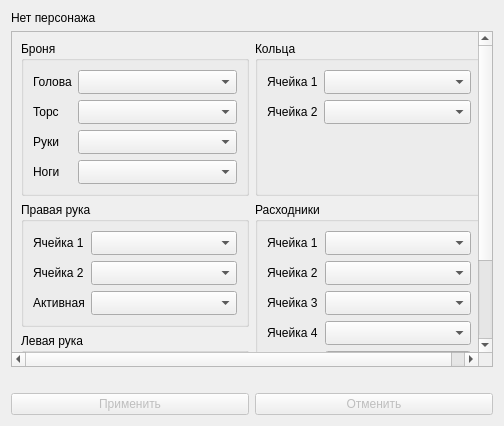
<?xml version="1.0" encoding="UTF-8"?>
<ui version="4.0">
 <class>Tab_Equipment</class>
 <widget class="QWidget" name="Tab_Equipment">
  <layout class="QVBoxLayout" name="verticalLayout">
   <item>
    <widget class="QLabel" name="characterLabel">
     <property name="text">
      <string>Нет персонажа</string>
     </property>
     <property name="wordWrap">
      <bool>true</bool>
     </property>
    </widget>
   </item>
   <item>
    <widget class="QScrollArea" name="equipmentScroll">
     <property name="widgetResizable">
      <bool>true</bool>
     </property>
     <widget class="QWidget" name="equipmentContent">
      <layout class="QGridLayout" name="equipmentGrid">
       <item row="0" column="0">
        <widget class="QGroupBox" name="armorGroup">
         <property name="title">
          <string>Броня</string>
         </property>
         <layout class="QFormLayout" name="armorGroupForm">
          <property name="fieldGrowthPolicy">
           <enum>QFormLayout::AllNonFixedFieldsGrow</enum>
          </property>
          <item row="0" column="0">
           <widget class="QLabel" name="slotHelmLabel">
            <property name="text">
             <string>Голова</string>
            </property>
           </widget>
          </item>
          <item row="0" column="1">
           <widget class="QComboBox" name="slotHelm">
            <property name="sizeAdjustPolicy">
             <enum>QComboBox::AdjustToMinimumContentsLengthWithIcon</enum>
            </property>
            <property name="minimumContentsLength">
             <number>12</number>
            </property>
            <property name="maxVisibleItems">
             <number>14</number>
            </property>
           </widget>
          </item>
          <item row="1" column="0">
           <widget class="QLabel" name="slotTorsoLabel">
            <property name="text">
             <string>Торс</string>
            </property>
           </widget>
          </item>
          <item row="1" column="1">
           <widget class="QComboBox" name="slotTorso">
            <property name="sizeAdjustPolicy">
             <enum>QComboBox::AdjustToMinimumContentsLengthWithIcon</enum>
            </property>
            <property name="minimumContentsLength">
             <number>12</number>
            </property>
            <property name="maxVisibleItems">
             <number>14</number>
            </property>
           </widget>
          </item>
          <item row="2" column="0">
           <widget class="QLabel" name="slotArmsLabel">
            <property name="text">
             <string>Руки</string>
            </property>
           </widget>
          </item>
          <item row="2" column="1">
           <widget class="QComboBox" name="slotArms">
            <property name="sizeAdjustPolicy">
             <enum>QComboBox::AdjustToMinimumContentsLengthWithIcon</enum>
            </property>
            <property name="minimumContentsLength">
             <number>12</number>
            </property>
            <property name="maxVisibleItems">
             <number>14</number>
            </property>
           </widget>
          </item>
          <item row="3" column="0">
           <widget class="QLabel" name="slotLegsLabel">
            <property name="text">
             <string>Ноги</string>
            </property>
           </widget>
          </item>
          <item row="3" column="1">
           <widget class="QComboBox" name="slotLegs">
            <property name="sizeAdjustPolicy">
             <enum>QComboBox::AdjustToMinimumContentsLengthWithIcon</enum>
            </property>
            <property name="minimumContentsLength">
             <number>12</number>
            </property>
            <property name="maxVisibleItems">
             <number>14</number>
            </property>
           </widget>
          </item>
         </layout>
        </widget>
       </item>
       <item row="0" column="1">
        <widget class="QGroupBox" name="ringGroup">
         <property name="title">
          <string>Кольца</string>
         </property>
         <layout class="QFormLayout" name="ringGroupForm">
          <property name="fieldGrowthPolicy">
           <enum>QFormLayout::AllNonFixedFieldsGrow</enum>
          </property>
          <item row="0" column="0">
           <widget class="QLabel" name="slotRing1Label">
            <property name="text">
             <string>Ячейка 1</string>
            </property>
           </widget>
          </item>
          <item row="0" column="1">
           <widget class="QComboBox" name="slotRing1">
            <property name="sizeAdjustPolicy">
             <enum>QComboBox::AdjustToMinimumContentsLengthWithIcon</enum>
            </property>
            <property name="minimumContentsLength">
             <number>12</number>
            </property>
            <property name="maxVisibleItems">
             <number>14</number>
            </property>
           </widget>
          </item>
          <item row="1" column="0">
           <widget class="QLabel" name="slotRing2Label">
            <property name="text">
             <string>Ячейка 2</string>
            </property>
           </widget>
          </item>
          <item row="1" column="1">
           <widget class="QComboBox" name="slotRing2">
            <property name="sizeAdjustPolicy">
             <enum>QComboBox::AdjustToMinimumContentsLengthWithIcon</enum>
            </property>
            <property name="minimumContentsLength">
             <number>12</number>
            </property>
            <property name="maxVisibleItems">
             <number>14</number>
            </property>
           </widget>
          </item>
         </layout>
        </widget>
       </item>
       <item row="1" column="0">
        <widget class="QGroupBox" name="rightGroup">
         <property name="title">
          <string>Правая рука</string>
         </property>
         <layout class="QFormLayout" name="rightGroupForm">
          <property name="fieldGrowthPolicy">
           <enum>QFormLayout::AllNonFixedFieldsGrow</enum>
          </property>
          <item row="0" column="0">
           <widget class="QLabel" name="slotRight1Label">
            <property name="text">
             <string>Ячейка 1</string>
            </property>
           </widget>
          </item>
          <item row="0" column="1">
           <widget class="QComboBox" name="slotRight1">
            <property name="sizeAdjustPolicy">
             <enum>QComboBox::AdjustToMinimumContentsLengthWithIcon</enum>
            </property>
            <property name="minimumContentsLength">
             <number>12</number>
            </property>
            <property name="maxVisibleItems">
             <number>14</number>
            </property>
           </widget>
          </item>
          <item row="1" column="0">
           <widget class="QLabel" name="slotRight2Label">
            <property name="text">
             <string>Ячейка 2</string>
            </property>
           </widget>
          </item>
          <item row="1" column="1">
           <widget class="QComboBox" name="slotRight2">
            <property name="sizeAdjustPolicy">
             <enum>QComboBox::AdjustToMinimumContentsLengthWithIcon</enum>
            </property>
            <property name="minimumContentsLength">
             <number>12</number>
            </property>
            <property name="maxVisibleItems">
             <number>14</number>
            </property>
           </widget>
          </item>
          <item row="2" column="0">
           <widget class="QLabel" name="activeRightLabel">
            <property name="text">
             <string>Активная</string>
            </property>
           </widget>
          </item>
          <item row="2" column="1">
           <widget class="QComboBox" name="activeRight">
            <property name="sizeAdjustPolicy">
             <enum>QComboBox::AdjustToMinimumContentsLengthWithIcon</enum>
            </property>
            <property name="minimumContentsLength">
             <number>12</number>
            </property>
            <property name="maxVisibleItems">
             <number>14</number>
            </property>
           </widget>
          </item>
         </layout>
        </widget>
       </item>
       <item row="2" column="0">
        <widget class="QGroupBox" name="leftGroup">
         <property name="title">
          <string>Левая рука</string>
         </property>
         <layout class="QFormLayout" name="leftGroupForm">
          <property name="fieldGrowthPolicy">
           <enum>QFormLayout::AllNonFixedFieldsGrow</enum>
          </property>
          <item row="0" column="0">
           <widget class="QLabel" name="slotLeft1Label">
            <property name="text">
             <string>Ячейка 1</string>
            </property>
           </widget>
          </item>
          <item row="0" column="1">
           <widget class="QComboBox" name="slotLeft1">
            <property name="sizeAdjustPolicy">
             <enum>QComboBox::AdjustToMinimumContentsLengthWithIcon</enum>
            </property>
            <property name="minimumContentsLength">
             <number>12</number>
            </property>
            <property name="maxVisibleItems">
             <number>14</number>
            </property>
           </widget>
          </item>
          <item row="1" column="0">
           <widget class="QLabel" name="slotLeft2Label">
            <property name="text">
             <string>Ячейка 2</string>
            </property>
           </widget>
          </item>
          <item row="1" column="1">
           <widget class="QComboBox" name="slotLeft2">
            <property name="sizeAdjustPolicy">
             <enum>QComboBox::AdjustToMinimumContentsLengthWithIcon</enum>
            </property>
            <property name="minimumContentsLength">
             <number>12</number>
            </property>
            <property name="maxVisibleItems">
             <number>14</number>
            </property>
           </widget>
          </item>
          <item row="2" column="0">
           <widget class="QLabel" name="activeLeftLabel">
            <property name="text">
             <string>Активная</string>
            </property>
           </widget>
          </item>
          <item row="2" column="1">
           <widget class="QComboBox" name="activeLeft">
            <property name="sizeAdjustPolicy">
             <enum>QComboBox::AdjustToMinimumContentsLengthWithIcon</enum>
            </property>
            <property name="minimumContentsLength">
             <number>12</number>
            </property>
            <property name="maxVisibleItems">
             <number>14</number>
            </property>
           </widget>
          </item>
         </layout>
        </widget>
       </item>
       <item row="1" column="1" rowspan="2">
        <widget class="QGroupBox" name="consumableGroup">
         <property name="title">
          <string>Расходники</string>
         </property>
         <layout class="QFormLayout" name="consumableGroupForm">
          <property name="fieldGrowthPolicy">
           <enum>QFormLayout::AllNonFixedFieldsGrow</enum>
          </property>
          <item row="0" column="0">
           <widget class="QLabel" name="slotConsumable1Label">
            <property name="text">
             <string>Ячейка 1</string>
            </property>
           </widget>
          </item>
          <item row="0" column="1">
           <widget class="QComboBox" name="slotConsumable1">
            <property name="sizeAdjustPolicy">
             <enum>QComboBox::AdjustToMinimumContentsLengthWithIcon</enum>
            </property>
            <property name="minimumContentsLength">
             <number>12</number>
            </property>
            <property name="maxVisibleItems">
             <number>14</number>
            </property>
           </widget>
          </item>
          <item row="1" column="0">
           <widget class="QLabel" name="slotConsumable2Label">
            <property name="text">
             <string>Ячейка 2</string>
            </property>
           </widget>
          </item>
          <item row="1" column="1">
           <widget class="QComboBox" name="slotConsumable2">
            <property name="sizeAdjustPolicy">
             <enum>QComboBox::AdjustToMinimumContentsLengthWithIcon</enum>
            </property>
            <property name="minimumContentsLength">
             <number>12</number>
            </property>
            <property name="maxVisibleItems">
             <number>14</number>
            </property>
           </widget>
          </item>
          <item row="2" column="0">
           <widget class="QLabel" name="slotConsumable3Label">
            <property name="text">
             <string>Ячейка 3</string>
            </property>
           </widget>
          </item>
          <item row="2" column="1">
           <widget class="QComboBox" name="slotConsumable3">
            <property name="sizeAdjustPolicy">
             <enum>QComboBox::AdjustToMinimumContentsLengthWithIcon</enum>
            </property>
            <property name="minimumContentsLength">
             <number>12</number>
            </property>
            <property name="maxVisibleItems">
             <number>14</number>
            </property>
           </widget>
          </item>
          <item row="3" column="0">
           <widget class="QLabel" name="slotConsumable4Label">
            <property name="text">
             <string>Ячейка 4</string>
            </property>
           </widget>
          </item>
          <item row="3" column="1">
           <widget class="QComboBox" name="slotConsumable4">
            <property name="sizeAdjustPolicy">
             <enum>QComboBox::AdjustToMinimumContentsLengthWithIcon</enum>
            </property>
            <property name="minimumContentsLength">
             <number>12</number>
            </property>
            <property name="maxVisibleItems">
             <number>14</number>
            </property>
           </widget>
          </item>
          <item row="4" column="0">
           <widget class="QLabel" name="slotConsumable5Label">
            <property name="text">
             <string>Ячейка 5</string>
            </property>
           </widget>
          </item>
          <item row="4" column="1">
           <widget class="QComboBox" name="slotConsumable5">
            <property name="sizeAdjustPolicy">
             <enum>QComboBox::AdjustToMinimumContentsLengthWithIcon</enum>
            </property>
            <property name="minimumContentsLength">
             <number>12</number>
            </property>
            <property name="maxVisibleItems">
             <number>14</number>
            </property>
           </widget>
          </item>
          <item row="5" column="0">
           <widget class="QLabel" name="activeConsumableLabel">
            <property name="text">
             <string>Активная</string>
            </property>
           </widget>
          </item>
          <item row="5" column="1">
           <widget class="QComboBox" name="activeConsumable">
            <property name="sizeAdjustPolicy">
             <enum>QComboBox::AdjustToMinimumContentsLengthWithIcon</enum>
            </property>
            <property name="minimumContentsLength">
             <number>12</number>
            </property>
            <property name="maxVisibleItems">
             <number>14</number>
            </property>
           </widget>
          </item>
         </layout>
        </widget>
       </item>
      </layout>
     </widget>
    </widget>
   </item>
   <item>
    <widget class="QLabel" name="equipmentStatus">
     <property name="text">
      <string />
     </property>
     <property name="wordWrap">
      <bool>true</bool>
     </property>
    </widget>
   </item>
   <item>
    <layout class="QHBoxLayout" name="equipmentButtons">
     <item>
      <widget class="QPushButton" name="applyEquipment">
       <property name="text">
        <string>Применить</string>
       </property>
       <property name="enabled">
        <bool>false</bool>
       </property>
      </widget>
     </item>
     <item>
      <widget class="QPushButton" name="cancelEquipment">
       <property name="text">
        <string>Отменить</string>
       </property>
       <property name="enabled">
        <bool>false</bool>
       </property>
      </widget>
     </item>
    </layout>
   </item>
  </layout>
 </widget>
 <resources />
 <connections />
</ui>
